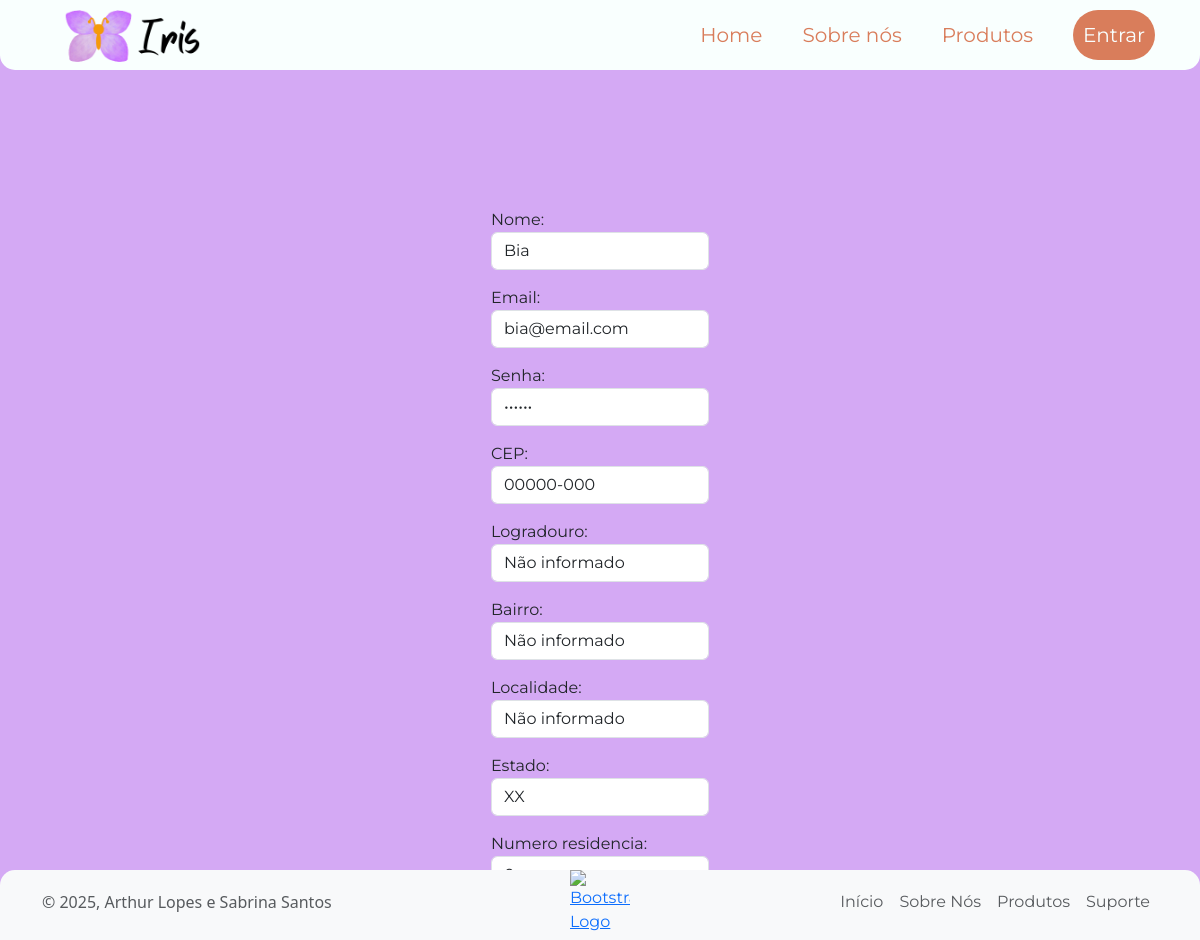
Screenshot of /editar-usuario/2 with the database file from the repository.
### app/models.py (models this page shows)
class Usuario(models.Model):
    nome = models.CharField(max_length=100)
    email = models.EmailField()
    senha = models.CharField(max_length=100)
    CEP = models.CharField(max_length=9, default='00000-000')
    logradouro = models.CharField(max_length=100, default='Não informado')
    bairro = models.CharField(max_length=100, default='Não informado')
    localidade = models.CharField(max_length=100, default='Não informado')
    estado = models.CharField(max_length=2, default='XX')
    numero_residencia = models.CharField(max_length=10, default='0')

### app/views.py (the view)
# urls.py: path('editar-usuario/<int:id_usuario>', views.editarUsuario, name="editarUsuario"),
def editarUsuario(request, id_usuario):
    usuario = Usuario.objects.get(id=id_usuario)
    formUser = formUsuario(request.POST or None, instance=usuario)
    if request.POST:
        if formUser.is_valid():
            formUser.save()
            return redirect("exibirUsuarios")
    return render(request, "editar-usuario.html", {'form': formUser})

### app/templates/editar-usuario.html (shortened to what this page needs)
{% extends 'template.html' %}
{% load static %}
{% block 'main' %}
<div class="container mt-5 d-flex align-items-center justify-content-center" >
    <form method="POST" id="ContainerLogin">
        <div class="form-group">
        {{ form.as_p }}
    </div>
    </form>
</div>
{% endblock %}

### app/static/css/estilo.css (style rules this page uses)
body { margin: 0; padding-top: 60px; background-color: #d4a9f4; }
a, p, h1, button { font-family: "Montserrat", sans-serif; font-optical-sizing: auto; font-weight: 400; font-style: normal; }

### rows the page displays
Usuario: nome "Bia", email "bia@email.com", CEP "00000-000", logradouro "Não informado", bairro "Não informado", localidade "Não informado", estado "XX"
